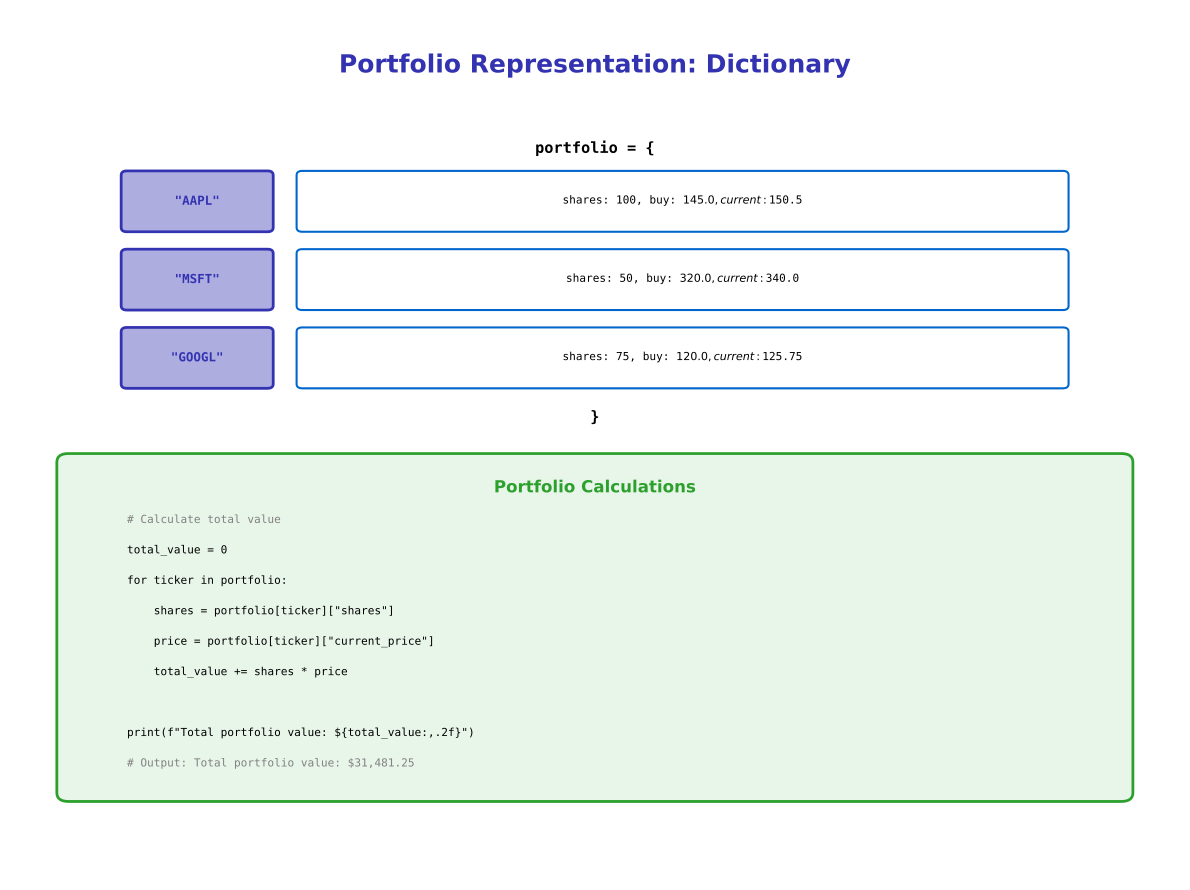

Recreate this plot in Python.
"""Generated chart with course color palette"""
import matplotlib.pyplot as plt
import matplotlib.patches as patches
from matplotlib.patches import FancyBboxPatch, Rectangle, Circle, FancyArrowPatch, Wedge
import numpy as np
import pandas as pd
import seaborn as sns
from pathlib import Path

# Standard matplotlib configuration
plt.rcParams.update({
    'font.size': 10,
    'axes.labelsize': 10,
    'axes.titlesize': 11,
    'xtick.labelsize': 9,
    'ytick.labelsize': 9,
    'legend.fontsize': 9,
    'figure.figsize': (10, 6),
    'figure.dpi': 150
})

# Course colors
MLPURPLE = '#3333B2'
MLLAVENDER = '#ADADE0'
MLBLUE = '#0066CC'
MLORANGE = '#FF7F0E'
MLGREEN = '#2CA02C'
MLRED = '#D62728'

# Map old colors to course colors
COLOR_PRIMARY = MLPURPLE
COLOR_SECONDARY = MLPURPLE
COLOR_ACCENT = MLBLUE
COLOR_LIGHT = MLLAVENDER
COLOR_GREEN = MLGREEN
COLOR_ORANGE = MLORANGE
COLOR_RED = MLRED


fig, ax = plt.subplots(figsize=(12, 9))
ax.set_xlim(0, 10)
ax.set_ylim(0, 10)
ax.axis('off')

ax.text(5, 9.5, 'Portfolio Representation: Dictionary', ha='center', va='top',
        fontsize=18, fontweight='bold', color=COLOR_SECONDARY)

# Portfolio data
portfolio = {
    'AAPL': {'shares': 100, 'buy_price': 145.00, 'current_price': 150.50},
    'MSFT': {'shares': 50, 'buy_price': 320.00, 'current_price': 340.00},
    'GOOGL': {'shares': 75, 'buy_price': 120.00, 'current_price': 125.75}
}

# Visual table
ax.text(5, 8.5, 'portfolio = {', ha='center', va='top',
        fontsize=11, family='monospace', fontweight='bold', color='black')

y_pos = 7.8
for ticker, data in portfolio.items():
    # Stock ticker
    ticker_box = FancyBboxPatch((1.0, y_pos - 0.3), 1.2, 0.6, boxstyle="round,pad=0.05",
                                edgecolor=COLOR_PRIMARY, facecolor=COLOR_LIGHT, linewidth=2)
    ax.add_patch(ticker_box)
    ax.text(1.6, y_pos, f'"{ticker}"', ha='center', va='center',
            fontsize=9, family='monospace', fontweight='bold', color=COLOR_SECONDARY)

    # Details
    shares = data['shares']
    buy_price = data['buy_price']
    current_price = data['current_price']
    gain_loss = (current_price - buy_price) * shares
    gain_pct = ((current_price - buy_price) / buy_price) * 100

    details = f'shares: {shares}, buy: ${buy_price}, current: ${current_price}'
    details_box = FancyBboxPatch((2.5, y_pos - 0.3), 6.5, 0.6, boxstyle="round,pad=0.05",
                                 edgecolor=COLOR_ACCENT, facecolor='white', linewidth=1.5)
    ax.add_patch(details_box)
    ax.text(5.75, y_pos, details, ha='center', va='center',
            fontsize=8, family='monospace', color='black')

    y_pos -= 0.9

ax.text(5, y_pos + 0.3, '}', ha='center', va='top',
        fontsize=11, family='monospace', fontweight='bold', color='black')

# Calculations
calc_box = FancyBboxPatch((0.5, 1.0), 9, 3.8, boxstyle="round,pad=0.1",
                          edgecolor=COLOR_GREEN, facecolor='#E8F5E9', linewidth=2)
ax.add_patch(calc_box)
ax.text(5, 4.6, 'Portfolio Calculations', ha='center', va='top',
        fontsize=12, fontweight='bold', color=COLOR_GREEN)

calculations = [
    '# Calculate total value',
    'total_value = 0',
    'for ticker in portfolio:',
    '    shares = portfolio[ticker]["shares"]',
    '    price = portfolio[ticker]["current_price"]',
    '    total_value += shares * price',
    '',
    'print(f"Total portfolio value: ${total_value:,.2f}")',
    '# Output: Total portfolio value: $31,481.25',
]

y_pos = 4.2
for line in calculations:
    if line.startswith('#') or 'Output' in line:
        color = '#808080'
        weight = 'normal'
    else:
        color = 'black'
        weight = 'normal'

    ax.text(1.0, y_pos, line, ha='left', va='top',
            fontsize=8, family='monospace', color=color, fontweight=weight)
    y_pos -= 0.35

plt.tight_layout()
plt.savefig('chart.pdf', dpi=300, bbox_inches='tight')
plt.close()
